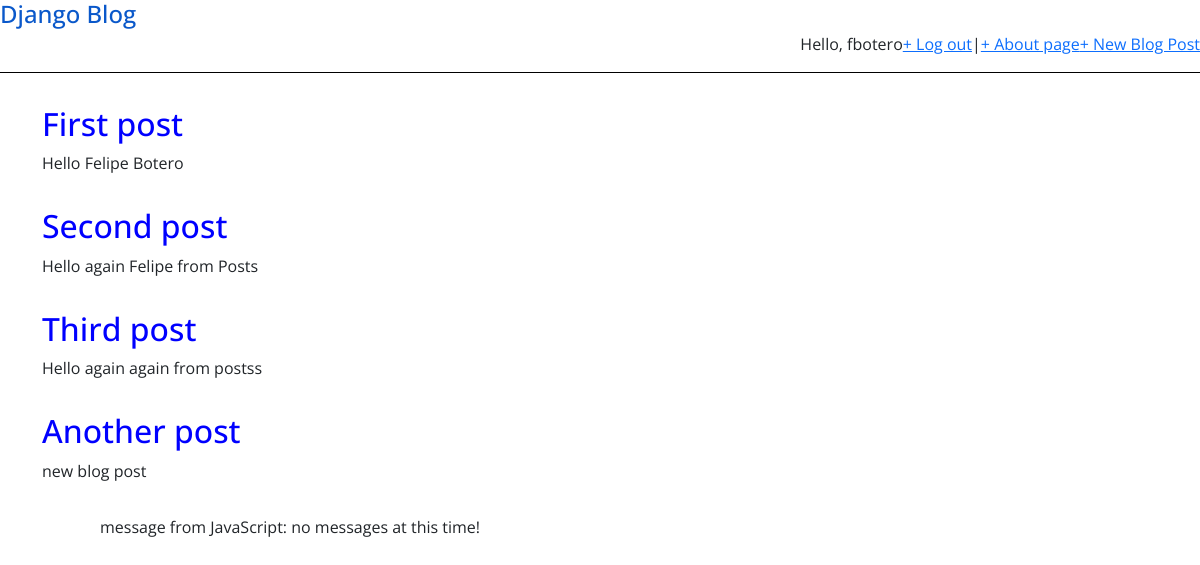
The app's page / (signed in), older data.
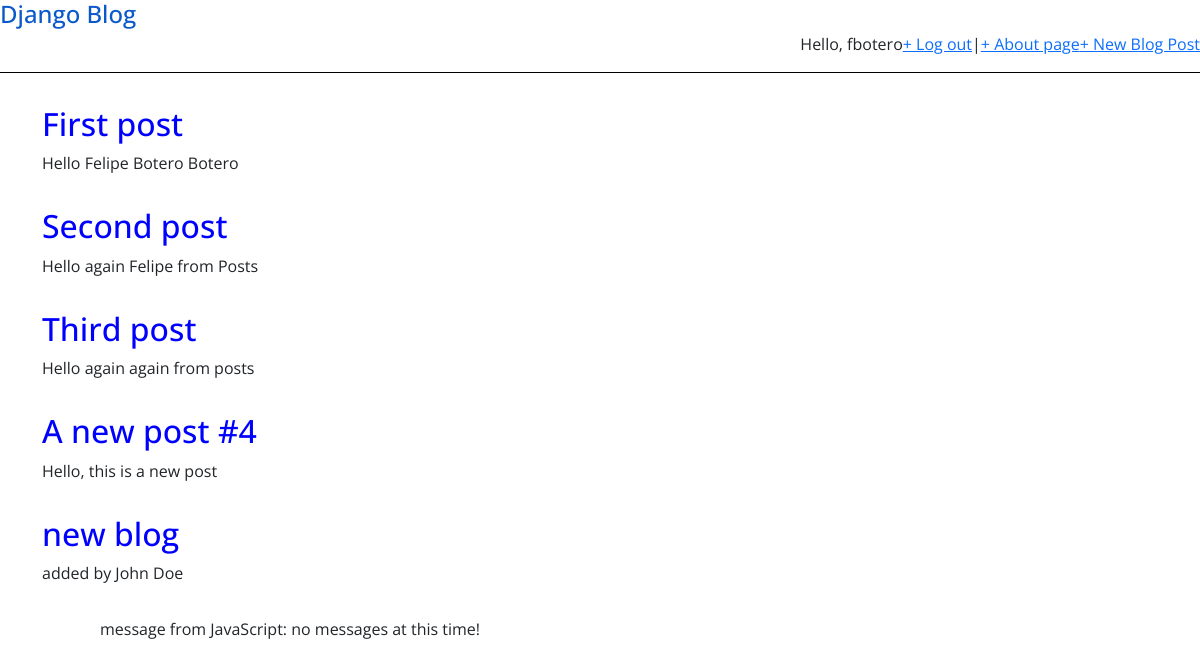
The same page, newer data.
### blog/models.py (models this page shows, shortened)
class Posts(models.Model):
    title = models.CharField(max_length=200)
    author = models.ForeignKey('auth.User', on_delete=models.CASCADE)
    body = models.TextField()

### blog/views.py (the view)
# urls.py: path('', BlogListView.as_view(), name='home'),
class BlogListView(ListView):
    model = Posts
    template_name = "home.html"

### templates/home.html
{% extends 'base.html' %}
{% block content %}
    {% if user.is_authenticated %}
        {% for post in object_list %}
            <div class="post-entry container">
                <h2><a href="{% url 'post_detail' post.pk %}">{{ post.title }}</a></h2>
                <p>{{ post.body  }}</p>
            </div>
        {% endfor %}
    {% else %}
        <div class="container">
            <h2>Please log in, so that we can authenticate our users and be a responsible enterprise!</h2>
        </div>
    {% endif %}
{% endblock content %}

### templates/base.html (shortened to what this page needs)
{% load static %}
<html>
    <head>
        <link href="https://cdn.jsdelivr.net/npm/bootstrap@5.0.1/dist/css/bootstrap.min.css" rel="stylesheet">
        <link rel="stylesheet" href="{% static 'css/style.css' %}">
    </head>
    <body>
        <header>
                <div class="nav-left">
                    <h1>
                        <a href ="{% url 'home' %}">Django Blog</a>
                    </h1>
                </div>
                <div class="nav-right">
                    {% if user.is_authenticated %}
                        <p>Hello, {{ user.username }}  </p>
                        <p><a href="{% url 'logout' %}">+ Log out</a></p> |
                    {% else %}
                        <p>Please log in  >>></p>
                        <p><a href="{% url 'login' %}">+ Log In</a></p> |
                    {% endif %}
                    <a href="{% url 'about' %}">+ About page</a>
                    <a href="{% url 'post_new' %}">+ New Blog Post</a>
                </div>
        </header>
            <div>
                {% block content %}
                {% endblock content %}
                <p id="demo"></p>
            </div>
    </body>
</html>

### static/css/style.css (style rules this page uses)
body { font-family: 'Open Sans', sans-serif; }
header h1 a { color:red; font-size: 24px; text-decoration: none; }
header { border-bottom: 1px solid black; margin-bottom: 2rem; display: flex; }
.nav-left { margin-right: auto; }
.nav-right { display: flex; padding-top: 2rem; }
.post-entry { margin-bottom: 2rem; }
.post-entry h2 { margin:.5rem 0; }
.post-entry h2 a, .post-entry h2 a:visited { color: blue; text-decoration: none; }
.post-entry p { margin: 0; font-weight: 400; }
#demo { margin-left:100px; }

Row changes from the older to the newer data that the page shows:
removed Posts: title "Another post", body "new blog post"
changed Posts "First post": body "Hello Felipe Botero" → "Hello Felipe Botero Botero"
changed Posts "Third post": body "Hello again again from postss" → "Hello again again from posts"
added Posts: title "A new post #4", body "Hello, this is a new post"
added Posts: title "new blog", body "added by John Doe"
